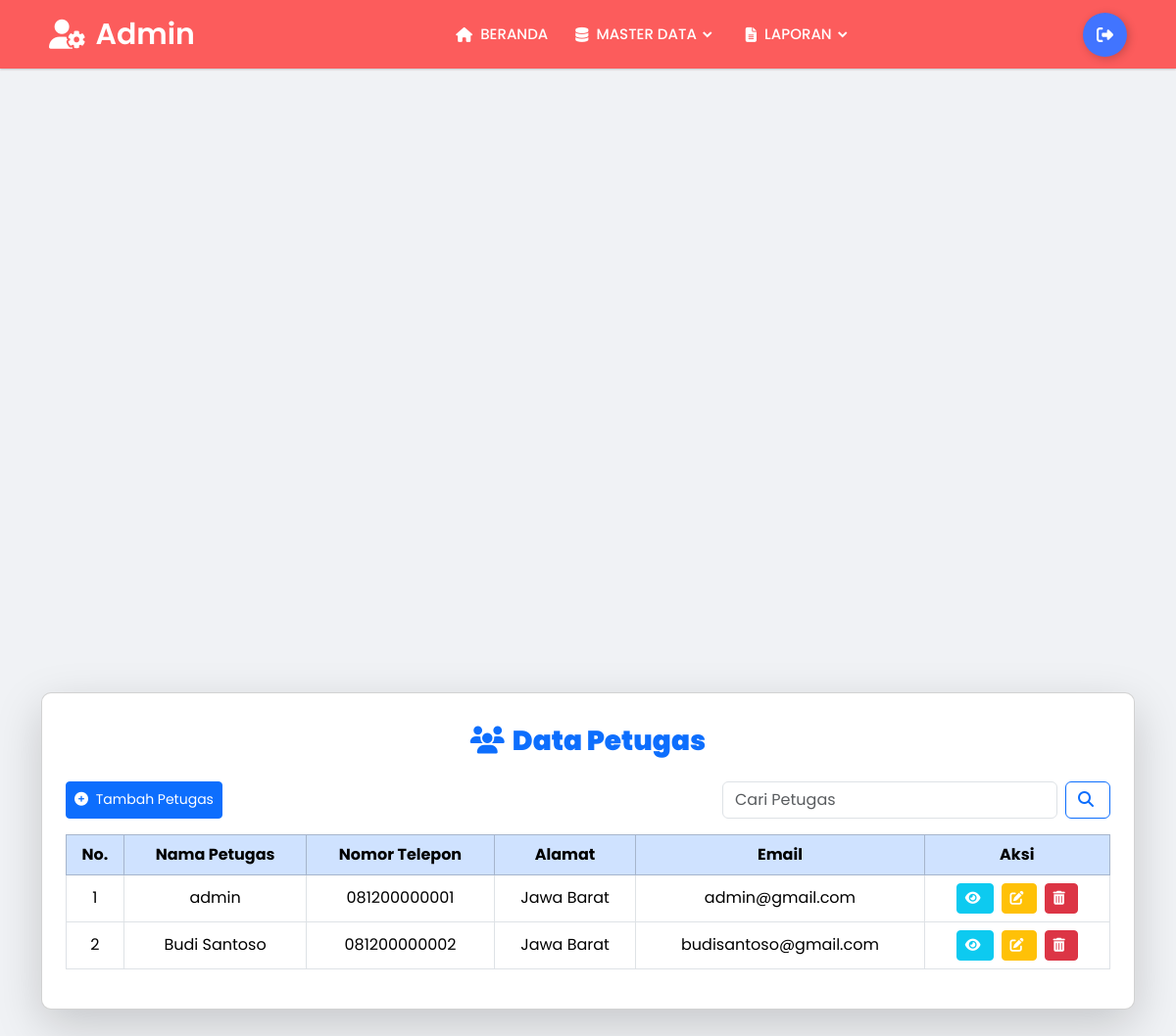
The app's page /admin/petugas/show_petugas.php (signed in), older data.
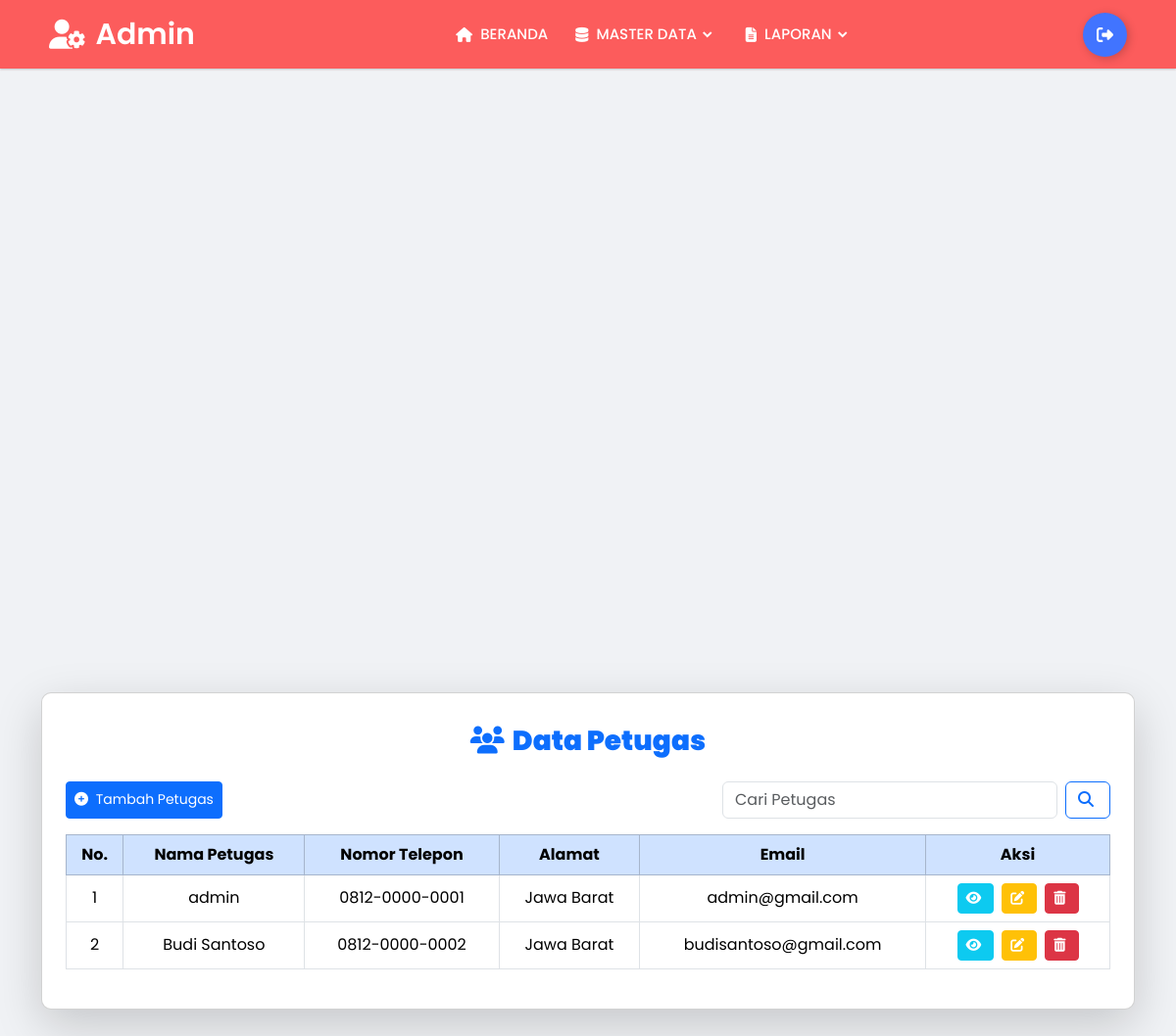
The same page, newer data.
### tables this page shows
CREATE TABLE `petugas` (
  `id_petugas` int(11) NOT NULL,
  `nama_petugas` varchar(50) NOT NULL,
  `no_telp` varchar(15) NOT NULL,
  `alamat` text NOT NULL,
  `email` varchar(100) NOT NULL
);

### admin/petugas/show_petugas.php (the view, shortened to what this page needs)
<?php
include "../include/koneksi.php";
include "../include/header.php";
include "../include/navbar_admin.php";
?>
<link rel="stylesheet" href="https://cdnjs.cloudflare.com/ajax/libs/font-awesome/6.4.0/css/all.min.css" />
<div class="container mt-5">
    <div class="card shadow-lg p-4">
        <h3 class="text-center text-primary mt-2 mb-4">
            <i class="fas fa-users me-2"></i><b>Data Petugas</b>
        </h3>
        <div class="d-flex justify-content-between mb-3">
            <button class="btn btn-sm btn-primary" data-bs-toggle="modal" data-bs-target="#modalTambah">
                <i class="fas fa-plus-circle"></i> Tambah Petugas
            </button>
            <form class="d-flex" method="GET" action="">
                <input class="form-control me-2" type="search" name="search" placeholder="Cari Petugas" aria-label="Search">
                <button class="btn btn-outline-primary" type="submit">
                    <i class="fas fa-search"></i>
                </button>
            </form>
        </div>
        <?php
            $search = isset($_GET['search']) ? $_GET['search'] : '';
            $sql = "SELECT * FROM petugas WHERE nama_petugas LIKE '%$search%' OR no_telp LIKE '%$search%' OR alamat LIKE '%$search%' OR email LIKE '%$search%'";
            $sql_eksekusi = mysqli_query($koneksi, $sql);
        ?>
        <div class="table-responsive">
            <table class="table table-hover table-bordered text-center align-middle">
                <thead class="table-primary">
                    <tr>
                        <th>No.</th>
                        <th>Nama Petugas</th>
                        <th>Nomor Telepon</th>
                        <th>Alamat</th>
                        <th>Email</th>
                        <th>Aksi</th>
                    </tr>
                </thead>
                <tbody>
                    <?php if ($sql_eksekusi && mysqli_num_rows($sql_eksekusi) > 0): ?>
                        <?php $no = 1; ?>
                        <?php while ($data = mysqli_fetch_array($sql_eksekusi)): ?>
                            <tr>
                                <td><?= $no++; ?></td>
                                <td><?= htmlspecialchars($data['nama_petugas']); ?></td>
                                <td><?= htmlspecialchars($data['no_telp']); ?></td>
                                <td><?= htmlspecialchars($data['alamat']); ?></td>
                                <td><?= htmlspecialchars($data['email']); ?></td>
                                <td>
                                    <div class="d-flex gap-2 justify-content-center">
                                        <button class="btn btn-info btn-sm text-white"
                                                data-bs-toggle="modal"
                                                data-bs-target="#modalLihat<?= $data['id_petugas']; ?>">
                                            <i class="fas fa-eye"></i>
                                        </button>
                                        <button class="btn btn-warning btn-sm text-white"
                                                data-bs-toggle="modal"
                                                data-bs-target="#modalEdit<?= $data['id_petugas']; ?>">
                                            <i class="fas fa-edit"></i>
                                        </button>
                                        <a href="show_petugas.php?hapus_petugas=<?= $data['id_petugas']; ?>"
                                           class="btn btn-danger btn-sm"
                                           onclick="return confirm('Apakah Anda yakin ingin menghapus petugas ini?')">
                                            <i class="fas fa-trash-alt"></i>
                                        </a>
                                    </div>
                                </td>
                            </tr>
                        <?php endwhile; ?>
                    <?php else: ?>
                        <tr>
                            <td colspan="6">Tidak ada data petugas.</td>
                        </tr>
                    <?php endif; ?>
                </tbody>
            </table>
        </div>
    </div>
</div>
<?php include "../include/footer.php"; ?>

Row changes from the older to the newer data that the page shows:
changed petugas "admin": no_telp "081200000001" → "0812-0000-0001"
changed petugas "Budi Santoso": no_telp "081200000002" → "0812-0000-0002"
